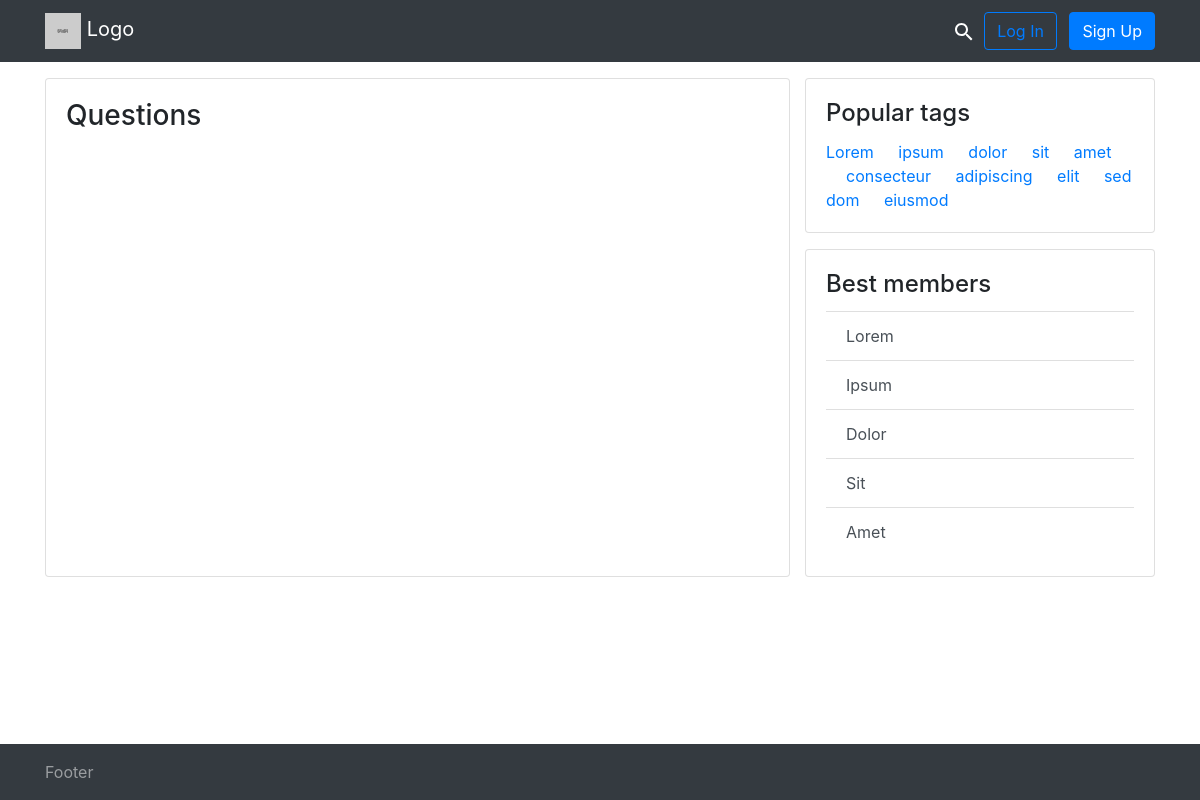
Before: / with the older database file.
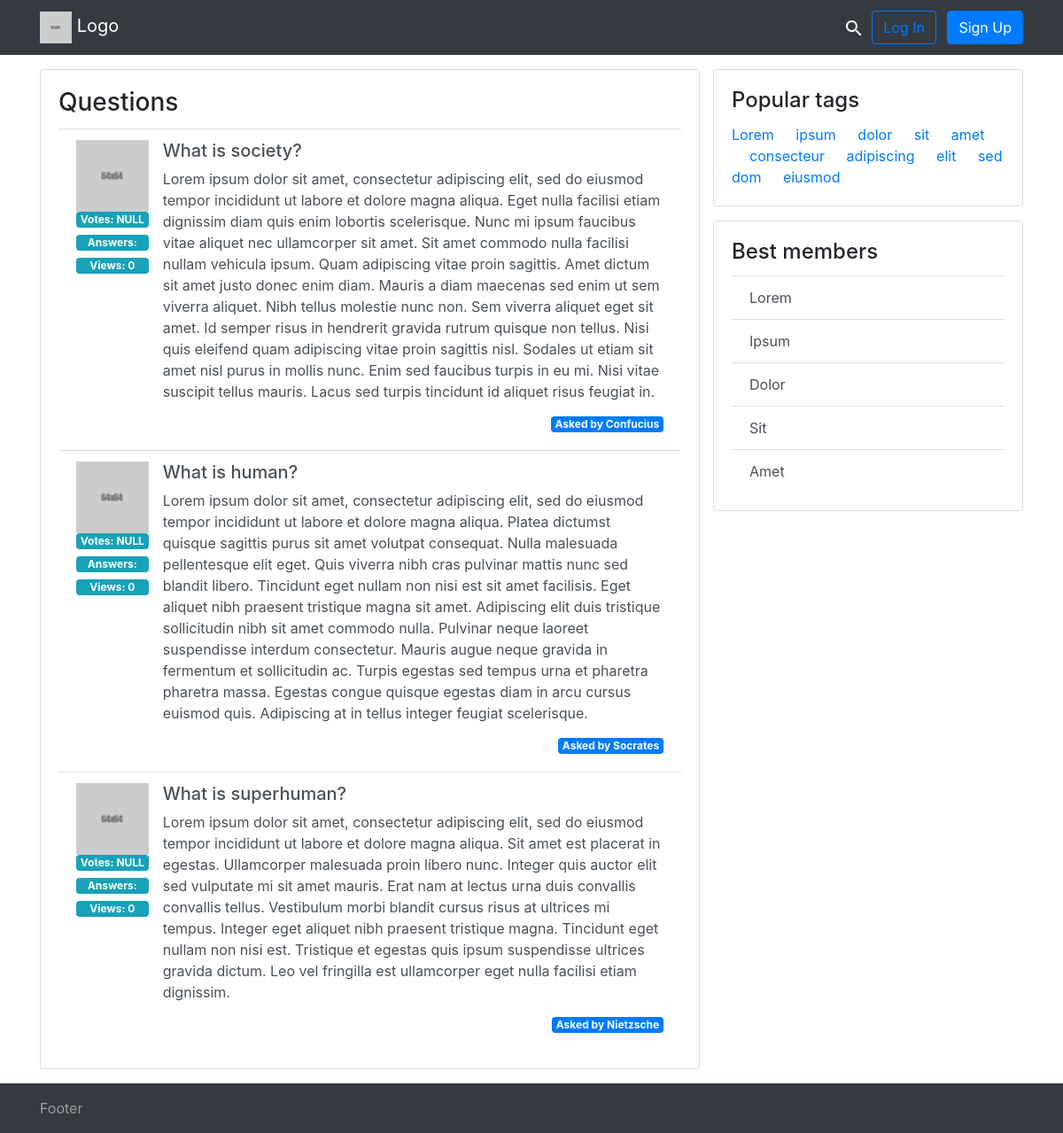
After: the same page with the newer database file.
### questions/models.py (models this page shows, shortened)
class Question(models.Model):
    author = models.ForeignKey(User, on_delete=models.CASCADE)
    title = models.CharField(max_length=128)
    text = models.TextField()
    created_at = models.DateTimeField(auto_now_add=True)
    tags = models.ManyToManyField(Tag, related_name='questions')
    views = models.PositiveIntegerField(default=0)

class Profile(models.Model):
    user = models.OneToOneField(User, on_delete=models.CASCADE, null=False)
    avatar = models.ImageField(default='media/default_user_avatar.png',
                               upload_to='media/user_avatars')

### questions/views.py (the view)
# urls.py: path('', views.index),
def index(request):
    question_list = Question.objects.order_by('-created_at')
    return render(request, 'index.html', {'question_list': question_list})

### templates/index.html (shortened to what this page needs)
{%extends "base_unauthorized.html"%}
{%load static%}
{%block content%}
    <div class="card h-100">
        <div class="card-body">
            <h3 class="card-title">Questions</h3>
            <div class="list-group list-group-flush">
                {% for question in question_list %}
                    <a href="#" class="list-group-item list-group-item-action flex-column align-items-start">
                        <div class="d-flex flex-column-reverse flex-md-row">
                            <div class="d-flex flex-column">
                                <img class="d-none d-md-block" src= "{{ question.author.profile.avatar.path }}" alt="Users avatar"/>
                                <h6 class="badge badge-info">Votes: NULL</h6>
                                <h6 class="badge badge-info">Answers: {{ get_answers_count }}</h6>
                                <h6 class="badge badge-info">Views: {{ question.views }}</h6>
                            </div>
                            <div class="d-flex flex-column pl-3">
                                <h5>{{ question.title }}</h5>
                                <p class="d-none d-md-block"> {{ question.text }}</p>
                                <div class="d-inline">
                                    <h6 class="badge badge-primary float-right">Asked by {{ question.author.username }}</h6>
                                </div>
                            </div>
                        </div>
                    </a>
                {% endfor %}
            </div>
        </div>
    </div>
{%endblock%}

### templates/base_unauthorized.html
{%extends "base.html"%}
{%load static%}
{%block auth%}
<div>
	<button class="btn btn-outline-primary mr-2" type="button" aria-label="Log In button">Log In</button>
	<button class="btn btn-primary" type="button" aria-label="Sign In button">Sign Up</button>
</div>
{%endblock%}

### templates/base.html (shortened to what this page needs)
{%load static%}
<!DOCTYPE html>
<html lang="ru">
	<head>
		<link rel="stylesheet" href="{%static 'css/bootstrap.min.css'%}">
		<link rel="stylesheet" href="{%static 'css/custom_style.css'%}">
	</head>
	<body class="custom-body">
		<header class="navbar navbar-expand-md navbar-dark bg-dark">
			<div class="container">
				<a class="navbar-brand" href="#">
					<img src="{%static 'img/64x64.png'%}" width="36" height="36" alt="Site logo">
					<span>Logo</span>
				</a>
				<div class="collapse navbar-collapse justify-content-end" id="navbarSupportedContent">
	  				<form class="form-inline justify-content-center">
						<a class="custom-link-btn mr-2" role="button" data-toggle="collapse" href="#search_form" aria-expanded="true" aria-controls="search_form" aria-label="Search button">
						</a>
		  			</form>
					{%block auth%}{%endblock%}
				</div>
			</div>
		</header>
		<main class="container mt-3">
			<div class="row">
				<div class="col-12 col-md-8 pr-md-0 pb-3">
					{%block content%}{%endblock%}
				</div>
				<div class="col-12 col-md-4 pb-3">
					<div class="card">
						<div class="card-body">
							<h4 class="card-title">Popular tags</h4>
							<a href="#" class="card-link">Lorem</a>
							<a href="#" class="card-link">ipsum</a>
							<a href="#" class="card-link">dolor</a>
							<a href="#" class="card-link">sit</a>
							<a href="#" class="card-link">amet</a>
							<a href="#" class="card-link">consecteur</a>
							<a href="#" class="card-link">adipiscing</a>
							<a href="#" class="card-link">elit</a>
							<a href="#" class="card-link">sed dom</a>
							<a href="#" class="card-link">eiusmod</a>
						</div>
					</div>
					<div class="card mt-3">
						<div class="card-body">
							<h4 class="card-title">Best members</h4>
							<ul class="list-group list-group-flush">
								<li class="custom-list-item"><a href="#" class="list-group-item list-group-item-action card-link">Lorem</a></li>
								<li class="custom-list-item"><a href="#" class="list-group-item list-group-item-action card-link">Ipsum</a></li>
								<li class="custom-list-item"><a href="#" class="list-group-item list-group-item-action card-link">Dolor</a></li>
								<li class="custom-list-item"><a href="#" class="list-group-item list-group-item-action card-link">Sit</a></li>
								<li class="custom-list-item"><a href="#" class="list-group-item list-group-item-action card-link">Amet</a></li>
							</ul>
						</div>
					</div>
				</div>
			</div>
		</main>
		<footer class="navbar navbar-dark bg-dark custom-footer">
			<div class="container">
				<span class="navbar-text">Footer</span>
			</div>
		</footer>
	</body>
</html>

### public/static/css/custom_style.css (style rules this page uses)
.collapse { visibility: hidden; }
.custom-list-item { list-style-type: none; }
.custom-link-btn { outline: none; }
#navbarSupportedContent { visibility: visible; }
.custom-footer { margin-top: auto; }
.custom-body { display: flex; min-height: 100vh; flex-direction: column; }

Changed rows visible on the page:
added Question: author.profile.avatar.path (placeholder picture), views "0", title "What is society?", text "Lorem ipsum dolor sit amet, consectetur adipiscing elit, sed do eiusmod tempor incididunt ut labore et dolore magna aliqua. Eget nulla facilisi etiam dignissim diam quis enim lobortis scelerisque. Nunc mi ipsum faucibus vitae aliquet nec ullamcorper sit amet. Sit amet commodo nulla facilisi nullam vehicula ipsum. Quam adipiscing vitae proin sagittis. Amet dictum sit amet justo donec enim diam. Mauris a diam maecenas sed enim ut sem viverra aliquet. Nibh tellus molestie nunc non. Sem viverra aliquet eget sit amet. Id semper risus in hendrerit gravida rutrum quisque non tellus. Nisi quis eleifend quam adipiscing vitae proin sagittis nisl. Sodales ut etiam sit amet nisl purus in mollis nunc.…", author.username "Confucius"
added Question: author.profile.avatar.path (placeholder picture), views "0", title "What is human?", text "Lorem ipsum dolor sit amet, consectetur adipiscing elit, sed do eiusmod tempor incididunt ut labore et dolore magna aliqua. Platea dictumst quisque sagittis purus sit amet volutpat consequat. Nulla malesuada pellentesque elit eget. Quis viverra nibh cras pulvinar mattis nunc sed blandit libero. Tincidunt eget nullam non nisi est sit amet facilisis. Eget aliquet nibh praesent tristique magna sit amet. Adipiscing elit duis tristique sollicitudin nibh sit amet commodo nulla. Pulvinar neque laoreet suspendisse interdum consectetur. Mauris augue neque gravida in fermentum et sollicitudin ac. Turpis egestas sed tempus urna et pharetra pharetra massa. Egestas congue quisque egestas diam in arcu…", author.username "Socrates"
added Question: author.profile.avatar.path (placeholder picture), views "0", title "What is superhuman?", text "Lorem ipsum dolor sit amet, consectetur adipiscing elit, sed do eiusmod tempor incididunt ut labore et dolore magna aliqua. Sit amet est placerat in egestas. Ullamcorper malesuada proin libero nunc. Integer quis auctor elit sed vulputate mi sit amet mauris. Erat nam at lectus urna duis convallis convallis tellus. Vestibulum morbi blandit cursus risus at ultrices mi tempus. Integer eget aliquet nibh praesent tristique magna. Tincidunt eget nullam non nisi est. Tristique et egestas quis ipsum suspendisse ultrices gravida dictum. Leo vel fringilla est ullamcorper eget nulla facilisi etiam dignissim.", author.username "Nietzsche"
